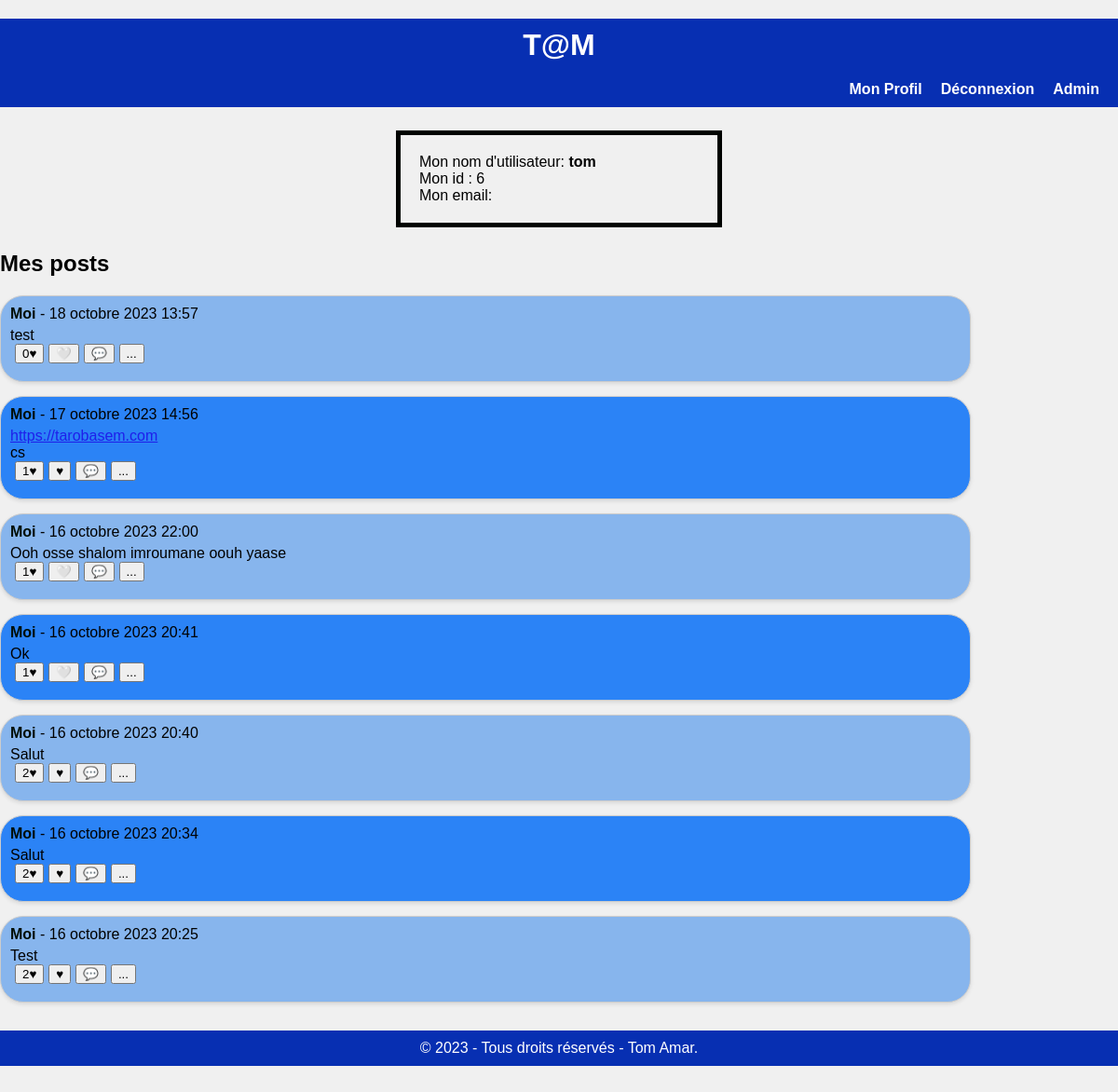
The app's page /check_account/tom/ (signed in), older data.
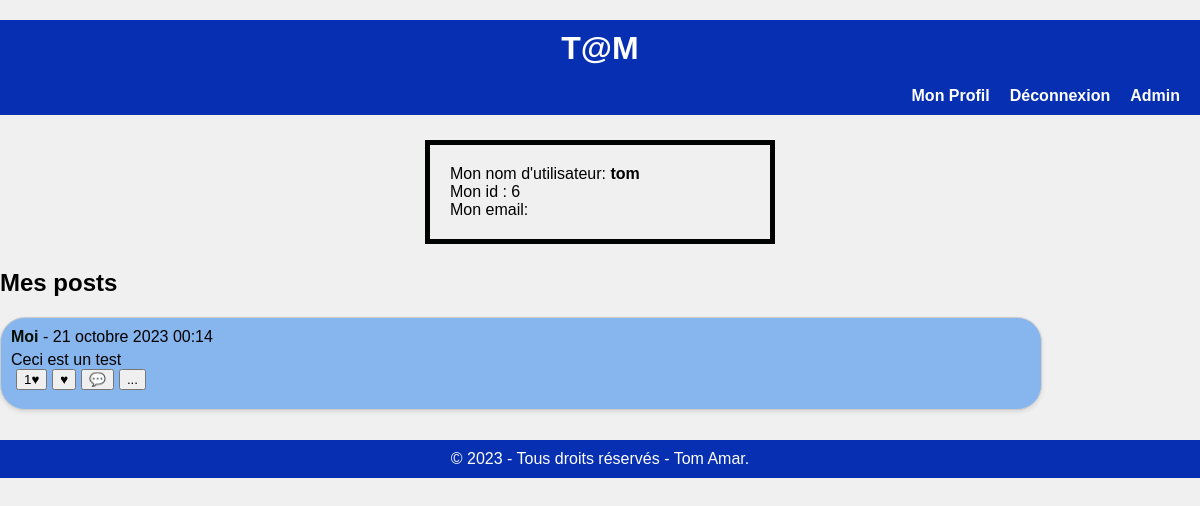
The same page, newer data.
### PostApp/models.py (models this page shows, shortened)
class Post(models.Model):
    author = models.ForeignKey(User, on_delete=models.CASCADE)
    content = models.TextField(max_length=500)
    created_at = models.DateTimeField(auto_now_add=True)
    image=models.ImageField(upload_to="images_postes/",blank=True,null=True)
    likes = models.ManyToManyField(User, related_name='liked_publications',null=True)
    shared_url = models.URLField(blank=True, null=True)

### PostApp/views.py (the view)
# urls.py: path('check_account/<str:account_id>/', postviews.check_acount, name='check_account'),
@login_required
def check_acount(request,account_id):
    user=request.user
    users=User.objects.all()
    posts=Post.objects.filter(author=user)
    return render(request, 'postapp/checkaccount.html', {"user":user,"account_id":account_id,"users":users,"posts":posts})

### templates/postapp/checkaccount.html (shortened to what this page needs)
{% extends 'base.html' %}
{% load static %}
{% block extra_head %}<link rel="stylesheet" href="{%  static 'css/postapp/home.css' %}">{% endblock %}
{% block content %}
<section class="mon_profil">
<div class="identite">
    <p id="infos">Mon nom d'utilisateur: <strong>{{ user.username }}</strong></p>
    <p id="infos">Mon id : {{ user.id }}</p>
    <p id="infos">Mon email: {{ user.email}}</p>
</div>
</section>
<section class="mes_posts">
    <h2>Mes posts</h2>
        {% if posts %}
        <div class="posts">
            {% for post in posts reversed %}
                <div class="post">
                    <div class="post-haut">
                    {% if post.author == user %}
                    <p><strong>Moi</strong> - {{ post.created_at }}</p>
                    {% else %}
                    <p><strong>{{ post.author.username }}</strong> - {{ post.created_at }}</p>
                    {% endif %}
                    </div>
                    {% if post.shared_url %}
<a id="url" href="{{ post.shared_url }}" target="_blank">{{ post.shared_url }}</a>
{% endif %}
                    <p>{{ post.content }}</p>
                    <button class="likes-count">{{ post.likes.count }}&#x2665;</button>
                    {% if user in post.likes.all %}
    <form method="post" action="{% url 'like_post' post.id %}">
        <button type="submit">&#x2665;</button>
    </form>
{% else %}
    <form method="post" action="{% url 'like_post' post.id %}">
        <button type="submit">&#x1F90D;</button>
    </form>
{% endif %}
<button type="submit" class="commenter">&#128172;</button>
<form method="post" action="{% url 'delete_post' post.id %}" onsubmit="return confirm('Êtes-vous sûr de vouloir supprimer ce post ?');">
    <button type="submit">...</button>
</form>
                </div>
            {% endfor %}
        </div>
    {% else %}
        <p>Aucun post disponible pour le moment.</p>
    {% endif %}
    </div>
{% endblock content %}

Row changes from the older to the newer data that the page shows:
removed Post: created_at "18 octobre 2023 13:57", content "test", likes.count "0"
removed Post: created_at "17 octobre 2023 14:56", shared_url "https://tarobasem.com", content "cs", likes.count "1"
removed Post: created_at "16 octobre 2023 22:00", content "Ooh osse shalom imroumane oouh yaase", likes.count "1"
removed Post: created_at "16 octobre 2023 20:41", content "Ok", likes.count "1"
removed Post: created_at "16 octobre 2023 20:40", content "Salut", likes.count "2"
removed Post: created_at "16 octobre 2023 20:34", content "Salut", likes.count "2"
removed Post: created_at "16 octobre 2023 20:25", content "Test", likes.count "2"
added Post: created_at "21 octobre 2023 00:14", content "Ceci est un test", likes.count "1"
